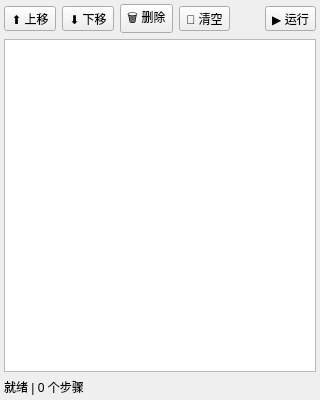
<?xml version="1.0" encoding="UTF-8"?>
<ui version="4.0">
 <class>PipelineListWidget</class>
 <widget class="QWidget" name="PipelineListWidget">
  <property name="geometry">
   <rect>
    <x>0</x>
    <y>0</y>
    <width>320</width>
    <height>400</height>
   </rect>
  </property>
  <property name="windowTitle">
   <string>流水线序列 (Pipeline)</string>
  </property>
  <layout class="QVBoxLayout" name="verticalLayout">
   <property name="leftMargin">
    <number>4</number>
   </property>
   <property name="topMargin">
    <number>4</number>
   </property>
   <property name="rightMargin">
    <number>4</number>
   </property>
   <property name="bottomMargin">
    <number>4</number>
   </property>
   <item>
    <layout class="QHBoxLayout" name="toolLayout">
     <item>
      <widget class="QToolButton" name="btnMoveUp">
       <property name="text">
        <string>⬆ 上移</string>
       </property>
      </widget>
     </item>
     <item>
      <widget class="QToolButton" name="btnMoveDown">
       <property name="text">
        <string>⬇ 下移</string>
       </property>
      </widget>
     </item>
     <item>
      <widget class="QToolButton" name="btnRemove">
       <property name="text">
        <string>🗑 删除</string>
       </property>
      </widget>
     </item>
     <item>
      <widget class="QToolButton" name="btnClear">
       <property name="text">
        <string>🧹 清空</string>
       </property>
      </widget>
     </item>
     <item>
      <spacer name="horizontalSpacer">
       <property name="orientation">
        <enum>Qt::Horizontal</enum>
       </property>
       <property name="sizeHint" stdset="0">
        <size>
         <width>40</width>
         <height>20</height>
        </size>
       </property>
      </spacer>
     </item>
     <item>
      <widget class="QToolButton" name="btnRun">
       <property name="text">
        <string>▶ 运行</string>
       </property>
      </widget>
     </item>
    </layout>
   </item>
   <item>
    <widget class="QListWidget" name="listSteps">
     <property name="alternatingRowColors">
      <bool>true</bool>
     </property>
    </widget>
   </item>
   <item>
    <widget class="QLabel" name="lblStatus">
     <property name="text">
      <string>就绪 | 0 个步骤</string>
     </property>
    </widget>
   </item>
  </layout>
 </widget>
 <resources/>
 <connections/>
</ui>
